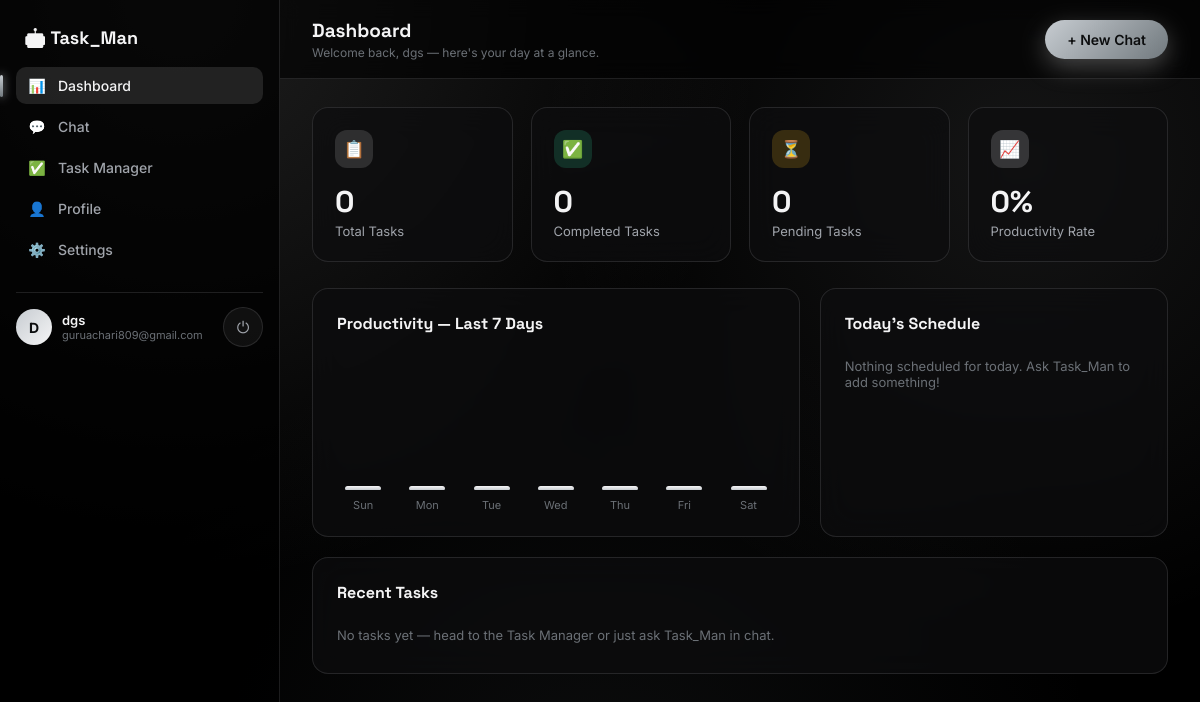
The page /dashboard (signed in) on the database its author committed.
### app.py (models this page shows, shortened)
class User(UserMixin, db.Model):
    id = db.Column(db.Integer, primary_key=True)
    name = db.Column(db.String(120), nullable=False)
    email = db.Column(db.String(160), unique=True, nullable=False)
    password_hash = db.Column(db.String(255), nullable=False)
    avatar_seed = db.Column(db.String(40), default="task")
    created_at = db.Column(db.DateTime, default=datetime.utcnow)
    chats = db.relationship("Chat", backref="user", cascade="all, delete-orphan")
    tasks = db.relationship("Task", backref="user", cascade="all, delete-orphan")

### app.py (the view)
@app.route("/dashboard")
@login_required
def dashboard():
    tasks = Task.query.filter_by(user_id=current_user.id).all()
    total = len(tasks)
    completed = len([t for t in tasks if t.status == "completed"])
    pending = total - completed
    today = datetime.utcnow().date()
    todays_tasks = [t for t in tasks if t.due_date and t.due_date.date() == today]
    week_data = []
    for i in range(6, -1, -1):
        day = datetime.utcnow() - timedelta(days=i)
        count = len([t for t in tasks if t.status == "completed" and t.created_at.date() == day.date()])
        week_data.append({"label": day.strftime("%a"), "count": count})
    return render_template(
        "dashboard.html",
        total=total, completed=completed, pending=pending,
        todays_tasks=todays_tasks, week_data=week_data,
        recent_tasks=sorted(tasks, key=lambda t: t.created_at, reverse=True)[:5],
    )

### app.py (called while the page is built)
@login_manager.user_loader
def load_user(user_id):
    return User.query.get(int(user_id))

### templates/dashboard.html (shortened to what this page needs)
{% extends "base.html" %}
{% block content %}
<div class="app-shell">
  {% set active = 'dashboard' %}
  {% include "_sidebar.html" %}
  <main class="main-area">
    <div class="topbar">
      <div>
        <h2 style="display:inline">Dashboard</h2>
        <div class="sub">Welcome back, {{ current_user.name.split(' ')[0] }} — here's your day at a glance.</div>
      </div>
      <div class="topbar-actions">
        <a href="{{ url_for('chat_view') }}" class="btn btn-primary">+ New Chat</a>
      </div>
    </div>
    <div class="dash-body">
      <div class="stat-grid">
        <div class="stat-card glass">
          <div class="top"><div class="icon purple">📋</div></div>
          <div class="value">{{ total }}</div>
          <div class="label">Total Tasks</div>
        </div>
        <div class="stat-card glass">
          <div class="top"><div class="icon green">✅</div></div>
          <div class="value">{{ completed }}</div>
          <div class="label">Completed Tasks</div>
        </div>
        <div class="stat-card glass">
          <div class="top"><div class="icon amber">⏳</div></div>
          <div class="value">{{ pending }}</div>
          <div class="label">Pending Tasks</div>
        </div>
        <div class="stat-card glass">
          <div class="top"><div class="icon cyan">📈</div></div>
          <div class="value">{{ ((completed / total * 100) | round | int) if total else 0 }}%</div>
          <div class="label">Productivity Rate</div>
        </div>
      </div>
      <div class="dash-grid">
        <div class="panel glass">
          <h3>Productivity — Last 7 Days</h3>
          <div class="chart-bars">
            {% set max_count = (week_data | map(attribute='count') | max) or 1 %}
            {% for d in week_data %}
            <div class="chart-col">
              <div class="chart-bar-fill" style="height: {{ (d.count / max_count * 100) if max_count else 4 }}%; min-height:4px;"></div>
              <div class="lbl">{{ d.label }}</div>
            </div>
            {% endfor %}
          </div>
        </div>
        <div class="panel glass">
          <h3>Today's Schedule</h3>
          {% if todays_tasks %}
            {% for t in todays_tasks %}
            <div class="schedule-item">
              <div class="schedule-dot"></div>
              <div class="t">{{ t.title }}</div>
              <div class="when">{{ t.due_date.strftime('%I:%M %p') }}</div>
            </div>
            {% endfor %}
          {% else %}
            <div class="empty-note">Nothing scheduled for today. Ask Task_Man to add something!</div>
          {% endif %}
        </div>
      </div>
      <div class="panel glass" style="margin-top:20px;">
        <h3>Recent Tasks</h3>
        {% if recent_tasks %}
          {% for t in recent_tasks %}
          <div class="recent-task-row">
            <span class="badge {{ t.status }}">{{ t.status }}</span>
            <span style="flex:1;">{{ t.title }}</span>
            <span class="badge {{ t.priority }}">{{ t.priority }}</span>
          </div>
          {% endfor %}
        {% else %}
          <div class="empty-note">No tasks yet — head to the Task Manager or just ask Task_Man in chat.</div>
        {% endif %}
      </div>
    </div>
  </main>
</div>
{% endblock %}

### templates/_sidebar.html (shortened to what this page needs)
<aside class="sidebar">
  <div class="brand">🤖 Task_Man</div>
  <nav class="sidebar-nav">
    <a href="{{ url_for('dashboard') }}" class="{{ 'active' if active=='dashboard' else '' }}"><span class="ic">📊</span> Dashboard</a>
    <a href="{{ url_for('chat_view') }}" class="{{ 'active' if active=='chat' else '' }}"><span class="ic">💬</span> Chat</a>
    <a href="{{ url_for('tasks_view') }}" class="{{ 'active' if active=='tasks' else '' }}"><span class="ic">✅</span> Task Manager</a>
    <a href="{{ url_for('profile') }}" class="{{ 'active' if active=='profile' else '' }}"><span class="ic">👤</span> Profile</a>
    <a href="{{ url_for('settings') }}" class="{{ 'active' if active=='settings' else '' }}"><span class="ic">⚙️</span> Settings</a>
  </nav>
  <div class="sidebar-footer">
    <div class="avatar">{{ current_user.avatar_seed }}</div>
    <div class="info">
      <div class="name">{{ current_user.name }}</div>
      <div class="role">{{ current_user.email }}</div>
    </div>
    <a href="{{ url_for('logout') }}" class="btn-icon" title="Log out">⏻</a>
  </div>
</aside>

### rows shown on the page
User: avatar_seed "D", name "dgs", email "guruachari809@gmail.com"

### other values the page prints
{{ total }} "0"
{{ completed }} "0"
{{ pending }} "0"
{{ ((completed / total * 100) | round | int) if total else 0 }} "0"
{{ d.label }} "Sun" "Mon" "Tue" "Wed" "Thu" "Fri" "Sat"
